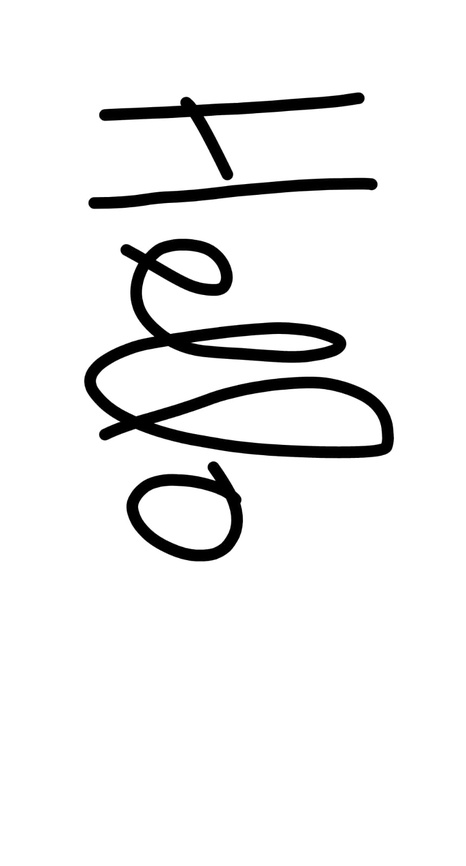
#> input picture ss.jpeg, 466 x 866 px, shrunk from 861 x 1600 before the run
$ python test.py
#> lines starting #> are read from the running program, lines starting #| are printed output that depends on the picture
from matplotlib.pylab import imread
from csdt_stl_tools import numpy2stl
from scipy.ndimage import gaussian_filter
import os
from PIL import Image


def convertImage():
    img = Image.open('ss.jpeg')
#> img is the input picture: PIL image 466x866 RGB; min 0, max 255, mean 238
    img = img.convert("RGBA")
#> img: PIL image 466x866 RGBA
    datas = img.getdata()

    newData = []
    for item in datas:
        if item[0] == 0 and item[1] == 0 and item[2] == 0:
            newData.append((255, 255, 255, 0))
        else:
            newData.append(item)
#> after the loop, newData = 403556 items

    img.putdata(newData)
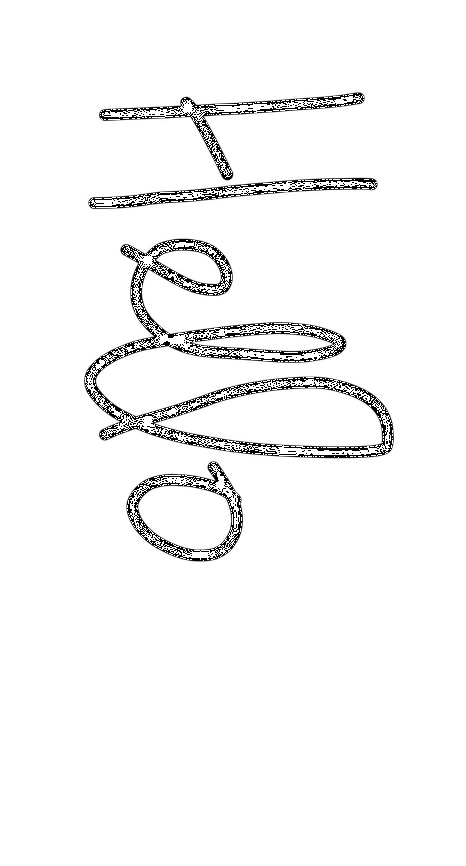
#> img: PIL image 466x866 RGBA; mean R, G, B, A 246.1, 246.1, 246.1, 246.9; transparent parts drawn white
    img.save("img2.png", "PNG")


def run():
    filename = "this.stl"
    A = 256 * imread("screenshot.png")
    A = A[:, :, 2] + 1.0*A[:, :, 0]  # Compose RGBA channels to give depth
    A = gaussian_filter(A, 1)  # smoothing
    p = numpy2stl(A, "fun.stl", scale=0.05,
                  mask_val=5., solid=True, max_width=70)
    print("Converion of STL complete")
    p = str(p)
    p = p.split("\\n")
    l = 0
    file1 = open(filename, "w")  # append mode
    file1.write("")
    file1.close()
    file1 = open(filename, "a")
    for i in p:
        if l == 0:
            l += 1
            continue
        file1.write(i+"\n")
    file1.close()
    print("Writing of STL complete")
    os.system(f"slic3r-console -o this.gcode --load config.ini {filename}")
    print("Gcode produced")


convertImage()
# run()
